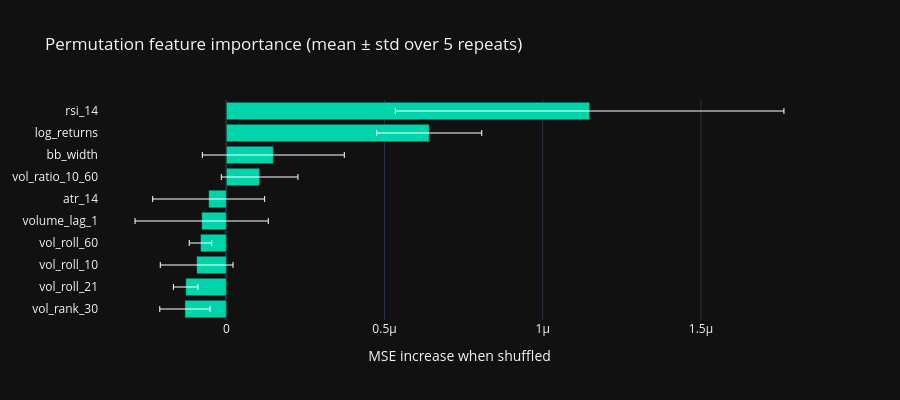

Notebook code cell kept with this figure:
### Code cell
fig = go.Figure(go.Bar(
    y=imp_df.index[::-1],
    x=imp_df['MSE increase'].values[::-1],
    error_x=dict(
        type='data',
        array=imp_df['Std across repeats'].values[::-1],
        visible=True, color='white', thickness=1, width=3,
    ),
    orientation='h',
    marker_color='#00d4aa',
))
fig.update_layout(
    template='plotly_dark',
    title=f'Permutation feature importance (mean ± std over {N_REPEATS} repeats)',
    xaxis_title='MSE increase when shuffled',
    height=400,
)
fig.show()

# Dynamic interpretation based on actual importance ranking
vol_features = {'vol_roll_10', 'vol_roll_21', 'vol_roll_60'}
top_3 = set(imp_df.index[:3])
vol_dominated = len(top_3 & vol_features) >= 2

if vol_dominated:
    feat_interp = (
        "Volatility features dominate the importance ranking. The LSTM is "
        "largely replicating what GARCH already captures through its variance "
        "recursion, which explains why additional model capacity did not "
        "translate into better forecasts."
    )
else:
    non_vol_top = [f for f in imp_df.index[:3] if f not in vol_features]
    feat_interp = (
        f"Non-volatility features ({', '.join(non_vol_top)}) rank among the "
        f"top three. The LSTM found signal GARCH has no access to, even if "
        f"that signal was not sufficient to win overall."
    )

display(Markdown(feat_interp))

### Figure 1 — Plotly figure (JSON) as saved in the notebook; plotly's stock layout.template omitted (floating-point values rounded to 4 significant figures)
{"data": [{"error_x": {"array": [7.936e-08, 3.879e-08, 1.149e-07, 3.547e-08, 2.106e-07, 1.769e-07, 1.21e-07, 2.243e-07, 1.66e-07, 6.141e-07], "color": "white", "thickness": 1, "type": "data", "visible": true, "width": 3}, "marker": {"color": "#00d4aa"}, "orientation": "h", "type": "bar", "x": [-1.309e-07, -1.284e-07, -9.376e-08, -8.17e-08, -7.788e-08, -5.584e-08, 1.053e-07, 1.486e-07, 6.413e-07, 1.148e-06], "y": ["vol_rank_30", "vol_roll_21", "vol_roll_10", "vol_roll_60", "volume_lag_1", "atr_14", "vol_ratio_10_60", "bb_width", "log_returns", "rsi_14"]}], "layout": {"height": 400, "title": {"text": "Permutation feature importance (mean ± std over 5 repeats)"}, "xaxis": {"title": {"text": "MSE increase when shuffled"}}}}
